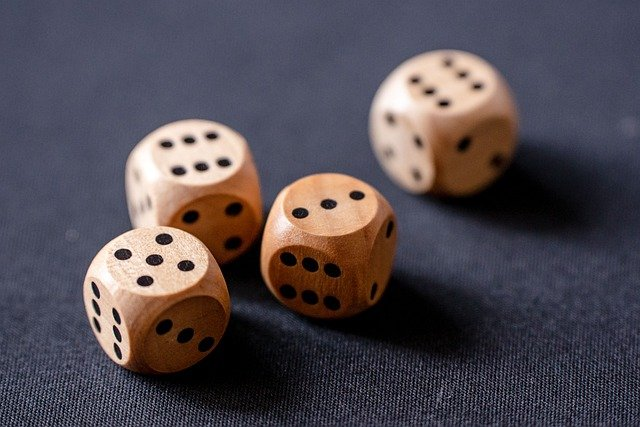
#> input picture uploads/cubes.jpg-1643217397600.jpeg, 640 x 427 px
$ python prewitt.py ../uploads/cubes.jpg-1643217397600.jpeg out.png   (older library calls are emulated)
#> lines starting #> are read from the running program, lines starting #| are printed output that depends on the picture
import cv2
import numpy as np
import sys

image = cv2.imread(sys.argv[1])
#> image is the input picture: shape (427, 640, 3); mean B, G, R 80.8, 74.4, 82.1


kernelX = np.array([[1, 1, 1], [0, 0, 0], [-1, -1, -1]], dtype=int)
kernelY = np.array([[-1, 0, 1], [-1, 0, 1], [-1, 0, 1]], dtype=int)

x = cv2.filter2D(image, cv2.CV_16S, kernelX)
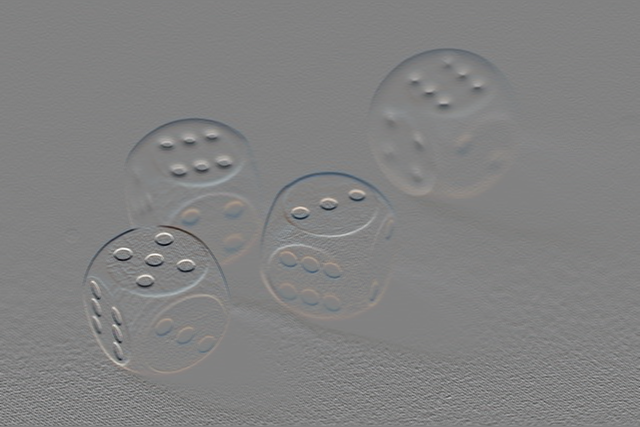
#> x: shape (427, 640, 3) int16; mean B, G, R 0.3, 0.3, 0.2; drawn with min black and max white
y = cv2.filter2D(image, cv2.CV_16S, kernelY)
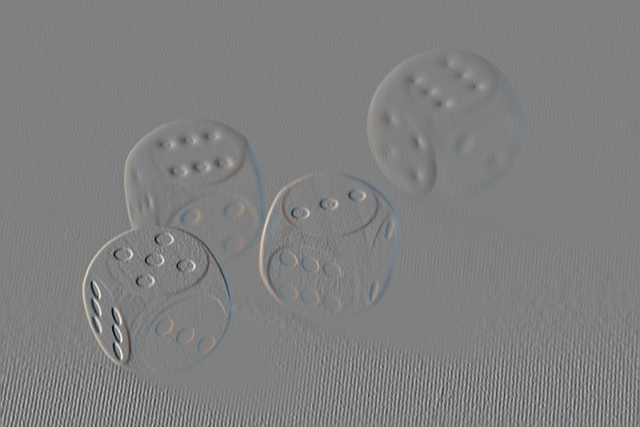
#> y: shape (427, 640, 3) int16; mean B, G, R -0.2, -0.1, -0.1; drawn with min black and max white

absX = cv2.convertScaleAbs(x)
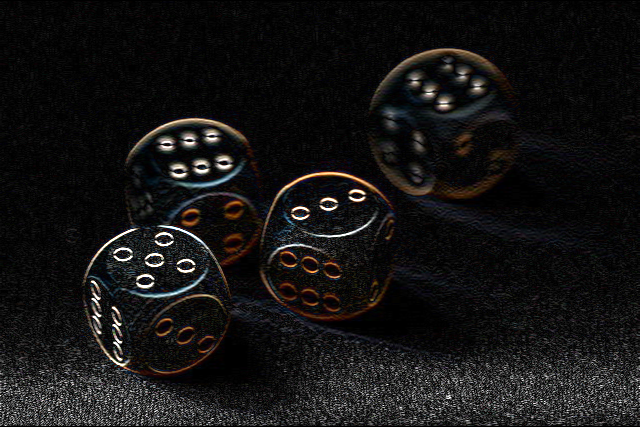
#> absX: shape (427, 640, 3); mean B, G, R 19.7, 19.9, 20.9
absY = cv2.convertScaleAbs(y)
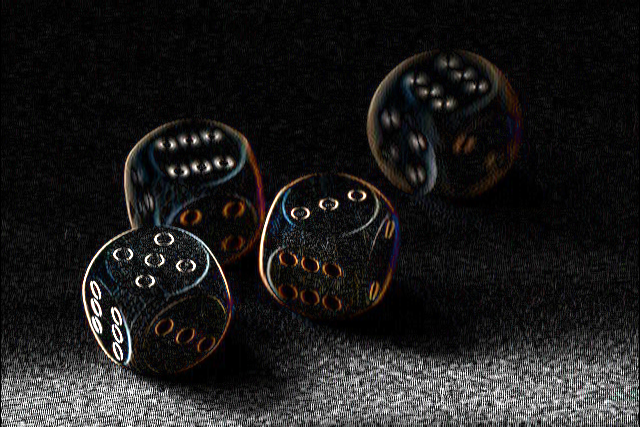
#> absY: shape (427, 640, 3); mean B, G, R 28.6, 28.8, 29.8
data = cv2.addWeighted(absX, 0.5, absY, 0.5, 0)
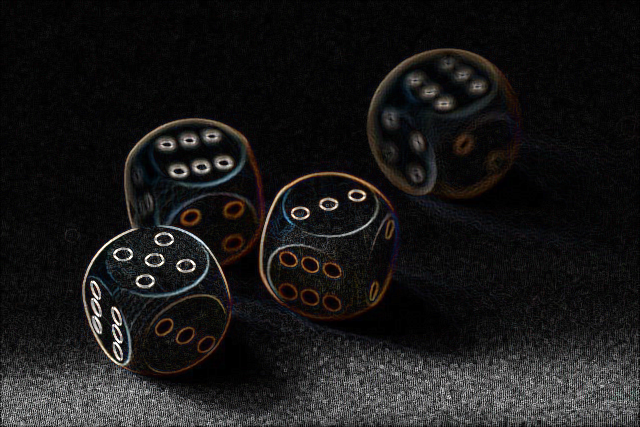
#> data: shape (427, 640, 3); mean B, G, R 24.1, 24.4, 25.3

cv2.imwrite(sys.argv[2], data)
